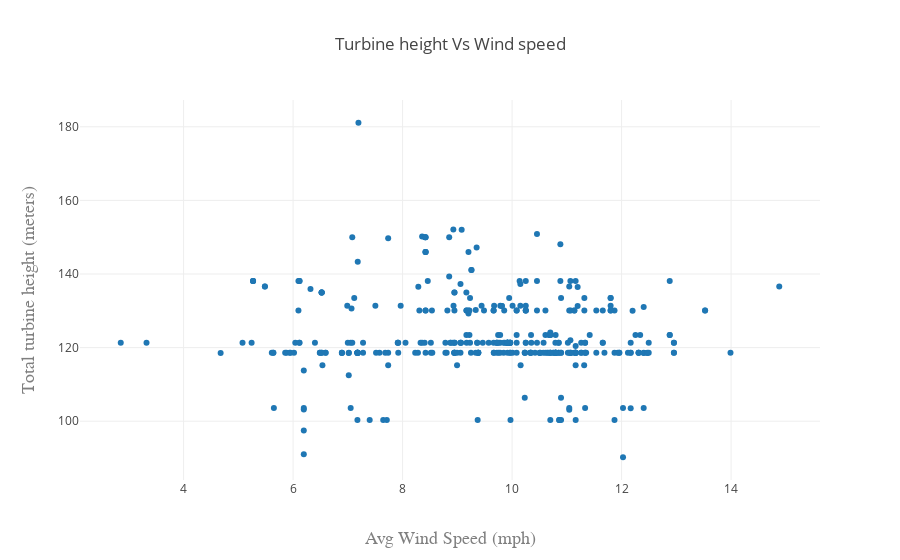

The notebook cell this image was saved under:
### Code cell
scatter_plot(consolidated.value, consolidated.t_ttlh, text=consolidated.project,
            x_label = 'Avg Wind Speed (mph)', y_label = 'Total turbine height (meters)', title = 'Turbine height Vs Wind speed')

### Figure 1 — Plotly figure (JSON) as saved in the notebook; plotly's stock layout.template omitted (floating-point values rounded to 4 significant figures; data arrays with more than 128 entries replaced by an {"elided": "..."} marker saying what was removed)
{"data": [{"mode": "markers", "text": {"elided": "419 str values"}, "type": "scatter", "x": {"elided": "419 float values"}, "y": {"elided": "419 float values"}}], "layout": {"title": "Turbine height Vs Wind speed", "xaxis": {"title": "Avg Wind Speed (mph)", "titlefont": {"color": "#7f7f7f", "family": "Courier New, monospace", "size": 18}}, "yaxis": {"title": "Total turbine height (meters)", "titlefont": {"color": "#7f7f7f", "family": "Courier New, monospace", "size": 18}}}}
